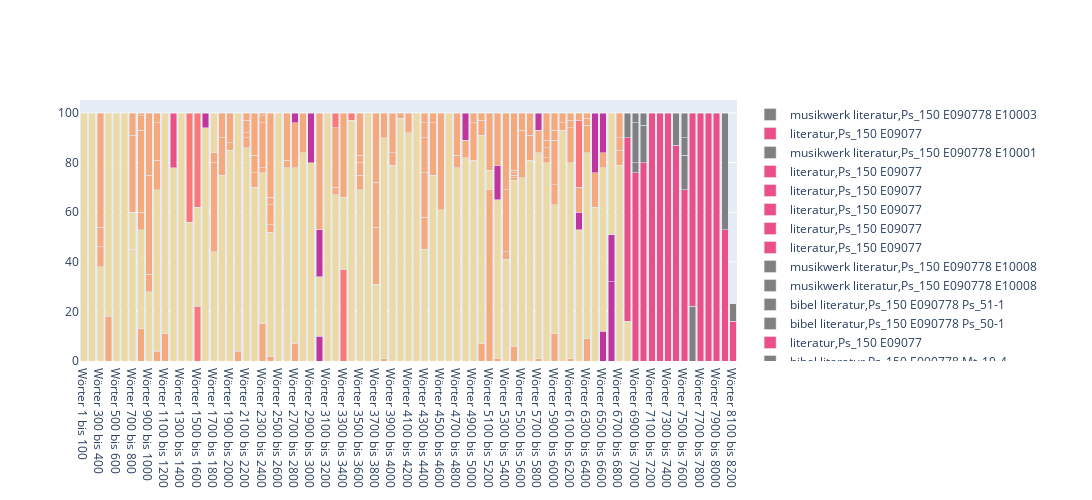

Notebook code for this chart:
### Code cell
fig = go.Figure(layout=dict(barmode='stack'))

for row, nr in zip(chunked_types, range(1, len(chunked_types))):
    item = dict(Counter(row))
    bar_title = f"Wörter 1 bis 100" if nr == 1 else f"Wörter {nr * 100} bis {(nr * 100) +100}"
    for key, val in item.items():
        color, ref = key.split(',')
        fig.add_trace(go.Bar(
            name=("https://orgelpredigt.ur.de/"+ str(ref).strip()) if is_id(ref) else str(key)[:-1].strip(), 
            x=[bar_title], 
            y=[val],
            marker_color=color_map.get(str(color).strip(), 'gray')
            ))

fig.update_layout(barmode='stack',
                  width=1400,
                  height=500)

fig.show()

### Figure 1 — Plotly figure (JSON) as saved in the notebook; plotly's stock layout.template omitted (floating-point values rounded to 4 significant figures)
{"data": [{"marker": {"color": "rgb(237, 217, 163)"}, "name": "text", "type": "bar", "x": ["Wörter 1 bis 100"], "y": [100]}, {"marker": {"color": "rgb(237, 217, 163)"}, "name": "text", "type": "bar", "x": ["Wörter 200 bis 300"], "y": [100]}, {"marker": {"color": "rgb(237, 217, 163)"}, "name": "text", "type": "bar", "x": ["Wörter 300 bis 400"], "y": [38]}, {"marker": {"color": "rgb(246, 169, 122)"}, "name": "bibel,Weish_11-2", "type": "bar", "x": ["Wörter 300 bis 400"], "y": [8]}, {"marker": {"color": "rgb(246, 169, 122)"}, "name": "bibel,Ps_111-", "type": "bar", "x": ["Wörter 300 bis 400"], "y": [8]}, {"marker": {"color": "rgb(246, 169, 122)"}, "name": "bibel,Ps_15", "type": "bar", "x": ["Wörter 300 bis 400"], "y": [46]}, {"marker": {"color": "rgb(246, 169, 122)"}, "name": "bibel,Ps_15", "type": "bar", "x": ["Wörter 400 bis 500"], "y": [18]}, {"marker": {"color": "rgb(237, 217, 163)"}, "name": "text", "type": "bar", "x": ["Wörter 400 bis 500"], "y": [82]}, {"marker": {"color": "rgb(237, 217, 163)"}, "name": "text", "type": "bar", "x": ["Wörter 500 bis 600"], "y": [100]}, {"marker": {"color": "rgb(237, 217, 163)"}, "name": "text", "type": "bar", "x": ["Wörter 600 bis 700"], "y": [100]}, {"marker": {"color": "rgb(237, 217, 163)"}, "name": "text", "type": "bar", "x": ["Wörter 700 bis 800"], "y": [45]}, {"marker": {"color": "rgb(237, 217, 163)"}, "name": "text,Ps_15", "type": "bar", "x": ["Wörter 700 bis 800"], "y": [15]}, {"marker": {"color": "rgb(246, 169, 122)"}, "name": "bibel,Ps_150 Kol_3-1", "type": "bar", "x": ["Wörter 700 bis 800"], "y": [31]}, {"marker": {"color": "rgb(246, 169, 122)"}, "name": "bibel,Ps_150 Eph_5-18.1", "type": "bar", "x": ["Wörter 700 bis 800"], "y": [9]}, {"marker": {"color": "rgb(246, 169, 122)"}, "name": "bibel,Ps_150 Eph_5-18.1", "type": "bar", "x": ["Wörter 800 bis 900"], "y": [13]}, {"marker": {"color": "rgb(237, 217, 163)"}, "name": "text,Ps_15", "type": "bar", "x": ["Wörter 800 bis 900"], "y": [40]}, {"marker": {"color": "rgb(246, 169, 122)"}, "name": "bibel,Ps_150 Jak_5-1", "type": "bar", "x": ["Wörter 800 bis 900"], "y": [7]}, {"marker": {"color": "rgb(246, 169, 122)"}, "name": "bibel,Ps_150 1Sam_16-2", "type": "bar", "x": ["Wörter 800 bis 900"], "y": [33]}, {"marker": {"color": "rgb(246, 169, 122)"}, "name": "bibel,Ps_150 Ps_4-", "type": "bar", "x": ["Wörter 800 bis 900"], "y": [6]}, {"marker": {"color": "rgb(246, 169, 122)"}, "name": "bibel,Ps_150 Ps_6-", "type": "bar", "x": ["Wörter 800 bis 900"], "y": [1]}, {"marker": {"color": "rgb(237, 217, 163)"}, "name": "text,Ps_15", "type": "bar", "x": ["Wörter 900 bis 1000"], "y": [28]}, {"marker": {"color": "rgb(246, 169, 122)"}, "name": "bibel,Ps_150 Ps_12-", "type": "bar", "x": ["Wörter 900 bis 1000"], "y": [7]}, {"marker": {"color": "rgb(246, 169, 122)"}, "name": "bibel,Ps_150 2Sam_6-4.", "type": "bar", "x": ["Wörter 900 bis 1000"], "y": [40]}, {"marker": {"color": "rgb(246, 169, 122)"}, "name": "bibel,Ps_150 2Chr_7-", "type": "bar", "x": ["Wörter 900 bis 1000"], "y": [25]}, {"marker": {"color": "rgb(246, 169, 122)"}, "name": "bibel,Ps_150 2Chr_7-", "type": "bar", "x": ["Wörter 1000 bis 1100"], "y": [4]}, {"marker": {"color": "rgb(237, 217, 163)"}, "name": "text,Ps_15", "type": "bar", "x": ["Wörter 1000 bis 1100"], "y": [65]}, {"marker": {"color": "rgb(246, 169, 122)"}, "name": "bibel,Ps_150 2Chr_20-2", "type": "bar", "x": ["Wörter 1000 bis 1100"], "y": [12]}, {"marker": {"color": "rgb(246, 169, 122)"}, "name": "bibel,Ps_150 Neh_12-2", "type": "bar", "x": ["Wörter 1000 bis 1100"], "y": [15]}, {"marker": {"color": "rgb(246, 169, 122)"}, "name": "bibel,Ps_150 2Kön_3-1", "type": "bar", "x": ["Wörter 1000 bis 1100"], "y": [4]}, {"marker": {"color": "rgb(246, 169, 122)"}, "name": "bibel,Ps_150 2Kön_3-1", "type": "bar", "x": ["Wörter 1100 bis 1200"], "y": [11]}, {"marker": {"color": "rgb(237, 217, 163)"}, "name": "text,Ps_15", "type": "bar", "x": ["Wörter 1100 bis 1200"], "y": [89]}, {"marker": {"color": "rgb(237, 217, 163)"}, "name": "text,Ps_15", "type": "bar", "x": ["Wörter 1200 bis 1300"], "y": [78]}, {"marker": {"color": "rgb(234, 79, 136)"}, "name": "literatur,Ps_150 E09056", "type": "bar", "x": ["Wörter 1200 bis 1300"], "y": [22]}, {"marker": {"color": "rgb(237, 217, 163)"}, "name": "text,Ps_15", "type": "bar", "x": ["Wörter 1300 bis 1400"], "y": [100]}, {"marker": {"color": "rgb(237, 217, 163)"}, "name": "text,Ps_15", "type": "bar", "x": ["Wörter 1400 bis 1500"], "y": [56]}, {"marker": {"color": "rgb(250, 120, 118)"}, "name": "quelle,Ps_150 E08042", "type": "bar", "x": ["Wörter 1400 bis 1500"], "y": [44]}, {"marker": {"color": "rgb(250, 120, 118)"}, "name": "quelle,Ps_150 E08042", "type": "bar", "x": ["Wörter 1500 bis 1600"], "y": [22]}, {"marker": {"color": "rgb(237, 217, 163)"}, "name": "text,Ps_15", "type": "bar", "x": ["Wörter 1500 bis 1600"], "y": [40]}, {"marker": {"color": "rgb(250, 120, 118)"}, "name": "quelle,Ps_150 E08042", "type": "bar", "x": ["Wörter 1500 bis 1600"], "y": [38]}, {"marker": {"color": "rgb(237, 217, 163)"}, "name": "text,Ps_15", "type": "bar", "x": ["Wörter 1600 bis 1700"], "y": [94]}, {"marker": {"color": "rgb(192, 54, 157)"}, "name": "musikwerk,Ps_150 E10008", "type": "bar", "x": ["Wörter 1600 bis 1700"], "y": [6]}, {"marker": {"color": "rgb(237, 217, 163)"}, "name": "text,Ps_15", "type": "bar", "x": ["Wörter 1700 bis 1800"], "y": [44]}, {"marker": {"color": "rgb(246, 169, 122)"}, "name": "bibel,Ps_150 Mt_13-34.3", "type": "bar", "x": ["Wörter 1700 bis 1800"], "y": [36]}, {"marker": {"color": "rgb(246, 169, 122)"}, "name": "bibel,Ps_150 Mt_13-34.35 Ps_78-", "type": "bar", "x": ["Wörter 1700 bis 1800"], "y": [4]}, {"marker": {"color": "rgb(237, 217, 163)"}, "name": "text,Ps_150 Mt_13-34.3", "type": "bar", "x": ["Wörter 1700 bis 1800"], "y": [16]}, {"marker": {"color": "rgb(237, 217, 163)"}, "name": "text,Ps_15", "type": "bar", "x": ["Wörter 1800 bis 1900"], "y": [75]}, {"marker": {"color": "rgb(246, 169, 122)"}, "name": "bibel,Ps_150 Lk_8-4.5.6.7.8.9.10.11.12.13.14.1", "type": "bar", "x": ["Wörter 1800 bis 1900"], "y": [15]}, {"marker": {"color": "rgb(246, 169, 122)"}, "name": "bibel,Ps_150 Lk_8-1", "type": "bar", "x": ["Wörter 1800 bis 1900"], "y": [10]}, {"marker": {"color": "rgb(237, 217, 163)"}, "name": "text,Ps_15", "type": "bar", "x": ["Wörter 1900 bis 2000"], "y": [85]}, {"marker": {"color": "rgb(246, 169, 122)"}, "name": "bibel,Ps_150 Apg_13-3", "type": "bar", "x": ["Wörter 1900 bis 2000"], "y": [3]}, {"marker": {"color": "rgb(246, 169, 122)"}, "name": "bibel,Ps_150 Lk_8-11.1", "type": "bar", "x": ["Wörter 1900 bis 2000"], "y": [12]}, {"marker": {"color": "rgb(246, 169, 122)"}, "name": "bibel,Ps_150 Lk_8-11.1", "type": "bar", "x": ["Wörter 2000 bis 2100"], "y": [4]}, {"marker": {"color": "rgb(237, 217, 163)"}, "name": "text,Ps_15", "type": "bar", "x": ["Wörter 2000 bis 2100"], "y": [96]}, {"marker": {"color": "rgb(237, 217, 163)"}, "name": "text,Ps_15", "type": "bar", "x": ["Wörter 2100 bis 2200"], "y": [86]}, {"marker": {"color": "rgb(246, 169, 122)"}, "name": "bibel,Ps_150 2Tim_4-", "type": "bar", "x": ["Wörter 2100 bis 2200"], "y": [4]}, {"marker": {"color": "rgb(246, 169, 122)"}, "name": "bibel,Ps_150 1Kor_3-", "type": "bar", "x": ["Wörter 2100 bis 2200"], "y": [2]}, {"marker": {"color": "rgb(246, 169, 122)"}, "name": "bibel,Ps_150 Eph_1-2", "type": "bar", "x": ["Wörter 2100 bis 2200"], "y": [5]}, {"marker": {"color": "rgb(246, 169, 122)"}, "name": "bibel,Ps_150 Joh_15-", "type": "bar", "x": ["Wörter 2100 bis 2200"], "y": [3]}, {"marker": {"color": "rgb(237, 217, 163)"}, "name": "text,Ps_15", "type": "bar", "x": ["Wörter 2200 bis 2300"], "y": [70]}, {"marker": {"color": "rgb(246, 169, 122)"}, "name": "bibel,Ps_150 1Kor_3-", "type": "bar", "x": ["Wörter 2200 bis 2300"], "y": [6]}, {"marker": {"color": "rgb(246, 169, 122)"}, "name": "bibel,Ps_150 2Petr_1-2", "type": "bar", "x": ["Wörter 2200 bis 2300"], "y": [7]}, {"marker": {"color": "rgb(246, 169, 122)"}, "name": "bibel,Ps_150 Eph_2-20.2", "type": "bar", "x": ["Wörter 2200 bis 2300"], "y": [17]}, {"marker": {"color": "rgb(246, 169, 122)"}, "name": "bibel,Ps_150 Eph_2-20.2", "type": "bar", "x": ["Wörter 2300 bis 2400"], "y": [15]}, {"marker": {"color": "rgb(237, 217, 163)"}, "name": "text,Ps_15", "type": "bar", "x": ["Wörter 2300 bis 2400"], "y": [61]}, {"marker": {"color": "rgb(246, 169, 122)"}, "name": "bibel,Ps_150 1Kor_3-", "type": "bar", "x": ["Wörter 2300 bis 2400"], "y": [2]}, {"marker": {"color": "rgb(246, 169, 122)"}, "name": "bibel,Ps_150 Sir_35-2", "type": "bar", "x": ["Wörter 2300 bis 2400"], "y": [18]}, {"marker": {"color": "rgb(246, 169, 122)"}, "name": "bibel,Ps_150 Ps_2-", "type": "bar", "x": ["Wörter 2300 bis 2400"], "y": [3]}, {"marker": {"color": "rgb(246, 169, 122)"}, "name": "bibel,Ps_150 Ps_23-", "type": "bar", "x": ["Wörter 2300 bis 2400"], "y": [1]}, {"marker": {"color": "rgb(246, 169, 122)"}, "name": "bibel,Ps_150 Ps_23-", "type": "bar", "x": ["Wörter 2400 bis 2500"], "y": [2]}, {"marker": {"color": "rgb(237, 217, 163)"}, "name": "text,Ps_15", "type": "bar", "x": ["Wörter 2400 bis 2500"], "y": [50]}, {"marker": {"color": "rgb(246, 169, 122)"}, "name": "bibel,Ps_150 Sach_11-", "type": "bar", "x": ["Wörter 2400 bis 2500"], "y": [3]}, {"marker": {"color": "rgb(246, 169, 122)"}, "name": "bibel,Ps_150 Mt_16-1", "type": "bar", "x": ["Wörter 2400 bis 2500"], "y": [8]}, {"marker": {"color": "rgb(246, 169, 122)"}, "name": "bibel,Ps_150 Jes_40-", "type": "bar", "x": ["Wörter 2400 bis 2500"], "y": [3]}, {"marker": {"color": "rgb(246, 169, 122)"}, "name": "bibel,Ps_150 Röm_8-38.3", "type": "bar", "x": ["Wörter 2400 bis 2500"], "y": [34]}, {"marker": {"color": "rgb(237, 217, 163)"}, "name": "text,Ps_15", "type": "bar", "x": ["Wörter 2500 bis 2600"], "y": [100]}, {"marker": {"color": "rgb(237, 217, 163)"}, "name": "text,Ps_15", "type": "bar", "x": ["Wörter 2600 bis 2700"], "y": [78]}, {"marker": {"color": "rgb(246, 169, 122)"}, "name": "bibel,Ps_150 Jes_49-2", "type": "bar", "x": ["Wörter 2600 bis 2700"], "y": [3]}, {"marker": {"color": "rgb(246, 169, 122)"}, "name": "bibel,Ps_150 Mt_4-8.", "type": "bar", "x": ["Wörter 2600 bis 2700"], "y": [19]}, {"marker": {"color": "rgb(246, 169, 122)"}, "name": "bibel,Ps_150 Mt_4-8.", "type": "bar", "x": ["Wörter 2700 bis 2800"], "y": [7]}, {"marker": {"color": "rgb(237, 217, 163)"}, "name": "text,Ps_15", "type": "bar", "x": ["Wörter 2700 bis 2800"], "y": [71]}, {"marker": {"color": "rgb(246, 169, 122)"}, "name": "bibel,Ps_150 Spr_18-1", "type": "bar", "x": ["Wörter 2700 bis 2800"], "y": [18]}, {"marker": {"color": "rgb(192, 54, 157)"}, "name": "musikwerk,Ps_150 E10003", "type": "bar", "x": ["Wörter 2700 bis 2800"], "y": [4]}, {"marker": {"color": "rgb(237, 217, 163)"}, "name": "text,Ps_15", "type": "bar", "x": ["Wörter 2800 bis 2900"], "y": [84]}, {"marker": {"color": "rgb(246, 169, 122)"}, "name": "bibel,Ps_150 2Petr_1-1", "type": "bar", "x": ["Wörter 2800 bis 2900"], "y": [16]}, {"marker": {"color": "rgb(237, 217, 163)"}, "name": "text,Ps_15", "type": "bar", "x": ["Wörter 2900 bis 3000"], "y": [80]}, {"marker": {"color": "rgb(192, 54, 157)"}, "name": "musikwerk,Ps_150 E10008", "type": "bar", "x": ["Wörter 2900 bis 3000"], "y": [20]}, {"marker": {"color": "rgb(192, 54, 157)"}, "name": "musikwerk,Ps_150 E10008", "type": "bar", "x": ["Wörter 3000 bis 3100"], "y": [10]}, {"marker": {"color": "rgb(237, 217, 163)"}, "name": "text,Ps_15", "type": "bar", "x": ["Wörter 3000 bis 3100"], "y": [24]}, {"marker": {"color": "rgb(192, 54, 157)"}, "name": "musikwerk,Ps_150 E10008", "type": "bar", "x": ["Wörter 3000 bis 3100"], "y": [19]}, {"marker": {"color": "rgb(246, 169, 122)"}, "name": "bibel,Ps_150 Ps_91-4.11.12.1", "type": "bar", "x": ["Wörter 3000 bis 3100"], "y": [47]}, {"marker": {"color": "rgb(237, 217, 163)"}, "name": "text,Ps_15", "type": "bar", "x": ["Wörter 3100 bis 3200"], "y": [100]}, {"marker": {"color": "rgb(237, 217, 163)"}, "name": "text,Ps_15", "type": "bar", "x": ["Wörter 3200 bis 3300"], "y": [67]}, {"marker": {"color": "rgb(246, 169, 122)"}, "name": "bibel,Ps_150 Ps_49-", "type": "bar", "x": ["Wörter 3200 bis 3300"], "y": [3]}, {"marker": {"color": "rgb(246, 169, 122)"}, "name": "bibel,Ps_150 1Petr_1-18.1", "type": "bar", "x": ["Wörter 3200 bis 3300"], "y": [24]}, {"marker": {"color": "rgb(250, 120, 118)"}, "name": "quelle,Ps_150 E08042", "type": "bar", "x": ["Wörter 3200 bis 3300"], "y": [6]}, {"marker": {"color": "rgb(250, 120, 118)"}, "name": "quelle,Ps_150 E08042", "type": "bar", "x": ["Wörter 3300 bis 3400"], "y": [37]}, {"marker": {"color": "rgb(237, 217, 163)"}, "name": "text,Ps_15", "type": "bar", "x": ["Wörter 3300 bis 3400"], "y": [29]}, {"marker": {"color": "rgb(246, 169, 122)"}, "name": "bibel,Ps_150 Apg_20-2", "type": "bar", "x": ["Wörter 3300 bis 3400"], "y": [34]}, {"marker": {"color": "rgb(237, 217, 163)"}, "name": "text,Ps_15", "type": "bar", "x": ["Wörter 3400 bis 3500"], "y": [97]}, {"marker": {"color": "rgb(250, 120, 118)"}, "name": "quelle,Ps_150 E08042", "type": "bar", "x": ["Wörter 3400 bis 3500"], "y": [3]}, {"marker": {"color": "rgb(237, 217, 163)"}, "name": "text,Ps_15", "type": "bar", "x": ["Wörter 3500 bis 3600"], "y": [69]}, {"marker": {"color": "rgb(246, 169, 122)"}, "name": "bibel,Ps_150 Sir_25-1", "type": "bar", "x": ["Wörter 3500 bis 3600"], "y": [6]}, {"marker": {"color": "rgb(246, 169, 122)"}, "name": "bibel,Ps_150 Ps_111-1", "type": "bar", "x": ["Wörter 3500 bis 3600"], "y": [5]}, {"marker": {"color": "rgb(246, 169, 122)"}, "name": "bibel,Ps_150 Sir_1-1", "type": "bar", "x": ["Wörter 3500 bis 3600"], "y": [3]}, {"marker": {"color": "rgb(246, 169, 122)"}, "name": "bibel,Ps_150 1Tim_4-", "type": "bar", "x": ["Wörter 3500 bis 3600"], "y": [17]}, {"marker": {"color": "rgb(237, 217, 163)"}, "name": "text,Ps_15", "type": "bar", "x": ["Wörter 3600 bis 3700"], "y": [100]}, {"marker": {"color": "rgb(237, 217, 163)"}, "name": "text,Ps_15", "type": "bar", "x": ["Wörter 3700 bis 3800"], "y": [31]}, {"marker": {"color": "rgb(246, 169, 122)"}, "name": "bibel,Ps_150 1Kor_14-33.34.4", "type": "bar", "x": ["Wörter 3700 bis 3800"], "y": [23]}, {"marker": {"color": "rgb(246, 169, 122)"}, "name": "bibel,Ps_150 Ps_133-1.", "type": "bar", "x": ["Wörter 3700 bis 3800"], "y": [18]}, {"marker": {"color": "rgb(246, 169, 122)"}, "name": "bibel,Ps_150 Sir_25-1.", "type": "bar", "x": ["Wörter 3700 bis 3800"], "y": [28]}, {"marker": {"color": "rgb(246, 169, 122)"}, "name": "bibel,Ps_150 Sir_25-1.", "type": "bar", "x": ["Wörter 3800 bis 3900"], "y": [1]}, {"marker": {"color": "rgb(237, 217, 163)"}, "name": "text,Ps_15", "type": "bar", "x": ["Wörter 3800 bis 3900"], "y": [89]}, {"marker": {"color": "rgb(246, 169, 122)"}, "name": "bibel,Ps_150 Ps_150-", "type": "bar", "x": ["Wörter 3800 bis 3900"], "y": [10]}, {"marker": {"color": "rgb(237, 217, 163)"}, "name": "text,Ps_15", "type": "bar", "x": ["Wörter 3900 bis 4000"], "y": [79]}, {"marker": {"color": "rgb(246, 169, 122)"}, "name": "bibel,Ps_150 Mt_13-24.25.26.27.28.29.3", "type": "bar", "x": ["Wörter 3900 bis 4000"], "y": [5]}, {"marker": {"color": "rgb(246, 169, 122)"}, "name": "bibel,Ps_150 Mt_13-47.4", "type": "bar", "x": ["Wörter 3900 bis 4000"], "y": [16]}, {"marker": {"color": "rgb(237, 217, 163)"}, "name": "text,Ps_15", "type": "bar", "x": ["Wörter 4000 bis 4100"], "y": [98]}, {"marker": {"color": "rgb(246, 169, 122)"}, "name": "bibel,Ps_150 Lk_8-4.5.6.7.8.9.10.11.12.13.14.1", "type": "bar", "x": ["Wörter 4000 bis 4100"], "y": [2]}, {"marker": {"color": "rgb(237, 217, 163)"}, "name": "text,Ps_15", "type": "bar", "x": ["Wörter 4100 bis 4200"], "y": [92]}, {"marker": {"color": "rgb(246, 169, 122)"}, "name": "bibel,Ps_150 Jak_1-2", "type": "bar", "x": ["Wörter 4100 bis 4200"], "y": [8]}, {"marker": {"color": "rgb(237, 217, 163)"}, "name": "text,Ps_15", "type": "bar", "x": ["Wörter 4200 bis 4300"], "y": [100]}, {"marker": {"color": "rgb(237, 217, 163)"}, "name": "text,Ps_15", "type": "bar", "x": ["Wörter 4300 bis 4400"], "y": [45]}, {"marker": {"color": "rgb(246, 169, 122)"}, "name": "bibel,Ps_150 Lk_18-1", "type": "bar", "x": ["Wörter 4300 bis 4400"], "y": [13]}, {"marker": {"color": "rgb(246, 169, 122)"}, "name": "bibel,Ps_150 Jon_3-", "type": "bar", "x": ["Wörter 4300 bis 4400"], "y": [18]}, {"marker": {"color": "rgb(246, 169, 122)"}, "name": "bibel,Ps_150 Mt_6-", "type": "bar", "x": ["Wörter 4300 bis 4400"], "y": [14]}, {"marker": {"color": "rgb(246, 169, 122)"}, "name": "bibel,Ps_150 Ps_", "type": "bar", "x": ["Wörter 4300 bis 4400"], "y": [6]}, {"marker": {"color": "rgb(246, 169, 122)"}, "name": "bibel,Ps_150 Ps_14", "type": "bar", "x": ["Wörter 4300 bis 4400"], "y": [4]}, {"marker": {"color": "rgb(237, 217, 163)"}, "name": "text,Ps_15", "type": "bar", "x": ["Wörter 4400 bis 4500"], "y": [75]}, {"marker": {"color": "rgb(246, 169, 122)"}, "name": "bibel,Ps_150 Ps_32-1.", "type": "bar", "x": ["Wörter 4400 bis 4500"], "y": [21]}, {"marker": {"color": "rgb(246, 169, 122)"}, "name": "bibel,Ps_150 2Kor_5-1", "type": "bar", "x": ["Wörter 4400 bis 4500"], "y": [4]}, {"marker": {"color": "rgb(237, 217, 163)"}, "name": "text,Ps_15", "type": "bar", "x": ["Wörter 4500 bis 4600"], "y": [61]}, {"marker": {"color": "rgb(246, 169, 122)"}, "name": "bibel,Ps_150 Offb_6-16.1", "type": "bar", "x": ["Wörter 4500 bis 4600"], "y": [39]}, {"marker": {"color": "rgb(237, 217, 163)"}, "name": "text,Ps_15", "type": "bar", "x": ["Wörter 4600 bis 4700"], "y": [100]}, {"marker": {"color": "rgb(237, 217, 163)"}, "name": "text,Ps_15", "type": "bar", "x": ["Wörter 4700 bis 4800"], "y": [78]}, {"marker": {"color": "rgb(246, 169, 122)"}, "name": "bibel,Ps_150 1Joh_4-20.2", "type": "bar", "x": ["Wörter 4700 bis 4800"], "y": [5]}, {"marker": {"color": "rgb(246, 169, 122)"}, "name": "bibel,Ps_150 Ps_42-", "type": "bar", "x": ["Wörter 4700 bis 4800"], "y": [17]}, {"marker": {"color": "rgb(237, 217, 163)"}, "name": "text,Ps_15", "type": "bar", "x": ["Wörter 4800 bis 4900"], "y": [82]}, {"marker": {"color": "rgb(246, 169, 122)"}, "name": "bibel,Ps_150 Ps_13", "type": "bar", "x": ["Wörter 4800 bis 4900"], "y": [7]}, {"marker": {"color": "rgb(192, 54, 157)"}, "name": "musikwerk,Ps_150 E10000", "type": "bar", "x": ["Wörter 4800 bis 4900"], "y": [11]}, {"marker": {"color": "rgb(237, 217, 163)"}, "name": "text,Ps_15", "type": "bar", "x": ["Wörter 4900 bis 5000"], "y": [81]}, {"marker": {"color": "rgb(246, 169, 122)"}, "name": "bibel,Ps_150 1Petr_2-", "type": "bar", "x": ["Wörter 4900 bis 5000"], "y": [15]}, {"marker": {"color": "rgb(246, 169, 122)"}, "name": "bibel,Ps_150 Ps_95-", "type": "bar", "x": ["Wörter 4900 bis 5000"], "y": [4]}, {"marker": {"color": "rgb(246, 169, 122)"}, "name": "bibel,Ps_150 Ps_95-", "type": "bar", "x": ["Wörter 5000 bis 5100"], "y": [7]}, {"marker": {"color": "rgb(237, 217, 163)"}, "name": "text,Ps_15", "type": "bar", "x": ["Wörter 5000 bis 5100"], "y": [84]}, {"marker": {"color": "rgb(246, 169, 122)"}, "name": "bibel,Ps_150 Mt_22-3", "type": "bar", "x": ["Wörter 5000 bis 5100"], "y": [6]}, {"marker": {"color": "rgb(246, 169, 122)"}, "name": "bibel,Ps_150 Offb_5-1", "type": "bar", "x": ["Wörter 5000 bis 5100"], "y": [3]}, {"marker": {"color": "rgb(246, 169, 122)"}, "name": "bibel,Ps_150 1Thess_4-16.17.1", "type": "bar", "x": ["Wörter 5100 bis 5200"], "y": [69]}, {"marker": {"color": "rgb(237, 217, 163)"}, "name": "text,Ps_15", "type": "bar", "x": ["Wörter 5100 bis 5200"], "y": [8]}, {"marker": {"color": "rgb(246, 169, 122)"}, "name": "bibel,Ps_150 Mt_24-30.3", "type": "bar", "x": ["Wörter 5100 bis 5200"], "y": [23]}, {"marker": {"color": "rgb(246, 169, 122)"}, "name": "bibel,Ps_150 Mt_24-30.3", "type": "bar", "x": ["Wörter 5200 bis 5300"], "y": [1]}, {"marker": {"color": "rgb(237, 217, 163)"}, "name": "text,Ps_15", "type": "bar", "x": ["Wörter 5200 bis 5300"], "y": [64]}, {"marker": {"color": "rgb(192, 54, 157)"}, "name": "musikwerk,Ps_150 E10008", "type": "bar", "x": ["Wörter 5200 bis 5300"], "y": [14]}, {"marker": {"color": "rgb(246, 169, 122)"}, "name": "bibel,Ps_150 Sir_7-4", "type": "bar", "x": ["Wörter 5200 bis 5300"], "y": [21]}, {"marker": {"color": "rgb(237, 217, 163)"}, "name": "text,Ps_15", "type": "bar", "x": ["Wörter 5300 bis 5400"], "y": [41]}, {"marker": {"color": "rgb(246, 169, 122)"}, "name": "bibel,Ps_150 Ez_33-", "type": "bar", "x": ["Wörter 5300 bis 5400"], "y": [3]}, {"marker": {"color": "rgb(246, 169, 122)"}, "name": "bibel,Ps_150 Ez_3-1", "type": "bar", "x": ["Wörter 5300 bis 5400"], "y": [25]}, {"marker": {"color": "rgb(246, 169, 122)"}, "name": "bibel,Ps_150 Hebr_13-1", "type": "bar", "x": ["Wörter 5300 bis 5400"], "y": [31]}, {"marker": {"color": "rgb(246, 169, 122)"}, "name": "bibel,Ps_150 Hebr_13-1", "type": "bar", "x": ["Wörter 5400 bis 5500"], "y": [6]}, {"marker": {"color": "rgb(237, 217, 163)"}, "name": "text,Ps_15", "type": "bar", "x": ["Wörter 5400 bis 5500"], "y": [67]}, {"marker": {"color": "rgb(246, 169, 122)"}, "name": "bibel,Ps_150 Offb_", "type": "bar", "x": ["Wörter 5400 bis 5500"], "y": [1]}, {"marker": {"color": "rgb(246, 169, 122)"}, "name": "bibel,Ps_150 Offb_", "type": "bar", "x": ["Wörter 5400 bis 5500"], "y": [1]}, {"marker": {"color": "rgb(246, 169, 122)"}, "name": "bibel,Ps_150 Offb_", "type": "bar", "x": ["Wörter 5400 bis 5500"], "y": [1]}, {"marker": {"color": "rgb(246, 169, 122)"}, "name": "bibel,Ps_150 Offb_", "type": "bar", "x": ["Wörter 5400 bis 5500"], "y": [1]}, {"marker": {"color": "rgb(246, 169, 122)"}, "name": "bibel,Ps_150 Dan_12-", "type": "bar", "x": ["Wörter 5400 bis 5500"], "y": [23]}, {"marker": {"color": "rgb(237, 217, 163)"}, "name": "text,Ps_15", "type": "bar", "x": ["Wörter 5500 bis 5600"], "y": [74]}, {"marker": {"color": "rgb(246, 169, 122)"}, "name": "bibel,Ps_150 Mt_5-1", "type": "bar", "x": ["Wörter 5500 bis 5600"], "y": [19]}, {"marker": {"color": "rgb(246, 169, 122)"}, "name": "bibel,Ps_150 Ps_119-7", "type": "bar", "x": ["Wörter 5500 bis 5600"], "y": [7]}, {"marker": {"color": "rgb(237, 217, 163)"}, "name": "text,Ps_15", "type": "bar", "x": ["Wörter 5600 bis 5700"], "y": [81]}, {"marker": {"color": "rgb(246, 169, 122)"}, "name": "bibel,Ps_150 Mt_14-", "type": "bar", "x": ["Wörter 5600 bis 5700"], "y": [10]}, {"marker": {"color": "rgb(246, 169, 122)"}, "name": "bibel,Ps_150 Ps_2-1", "type": "bar", "x": ["Wörter 5600 bis 5700"], "y": [9]}, {"marker": {"color": "rgb(246, 169, 122)"}, "name": "bibel,Ps_150 Ps_2-1", "type": "bar", "x": ["Wörter 5700 bis 5800"], "y": [1]}, {"marker": {"color": "rgb(237, 217, 163)"}, "name": "text,Ps_15", "type": "bar", "x": ["Wörter 5700 bis 5800"], "y": [83]}, {"marker": {"color": "rgb(246, 169, 122)"}, "name": "bibel,Ps_150 Phil_2-1", "type": "bar", "x": ["Wörter 5700 bis 5800"], "y": [9]}, {"marker": {"color": "rgb(192, 54, 157)"}, "name": "musikwerk,Ps_150 E10006", "type": "bar", "x": ["Wörter 5700 bis 5800"], "y": [7]}, {"marker": {"color": "rgb(237, 217, 163)"}, "name": "text,Ps_15", "type": "bar", "x": ["Wörter 5800 bis 5900"], "y": [80]}, {"marker": {"color": "rgb(246, 169, 122)"}, "name": "bibel,Ps_150 Ex_", "type": "bar", "x": ["Wörter 5800 bis 5900"], "y": [2]}, {"marker": {"color": "rgb(246, 169, 122)"}, "name": "bibel,Ps_150 Ez_14-13.14.15.16.17.18.19.20.21.22.2", "type": "bar", "x": ["Wörter 5800 bis 5900"], "y": [4]}, {"marker": {"color": "rgb(246, 169, 122)"}, "name": "bibel,Ps_150 Jer_15-", "type": "bar", "x": ["Wörter 5800 bis 5900"], "y": [3]}, {"marker": {"color": "rgb(246, 169, 122)"}, "name": "bibel,Ps_150 2Tim_3-1", "type": "bar", "x": ["Wörter 5800 bis 5900"], "y": [11]}, {"marker": {"color": "rgb(246, 169, 122)"}, "name": "bibel,Ps_150 Apg_14-2", "type": "bar", "x": ["Wörter 5900 bis 6000"], "y": [11]}, {"marker": {"color": "rgb(237, 217, 163)"}, "name": "text,Ps_15", "type": "bar", "x": ["Wörter 5900 bis 6000"], "y": [52]}, {"marker": {"color": "rgb(246, 169, 122)"}, "name": "bibel,Ps_150 Ps_71-2", "type": "bar", "x": ["Wörter 5900 bis 6000"], "y": [8]}, {"marker": {"color": "rgb(246, 169, 122)"}, "name": "bibel,Ps_150 Hebr_10-3", "type": "bar", "x": ["Wörter 5900 bis 6000"], "y": [18]}, {"marker": {"color": "rgb(246, 169, 122)"}, "name": "bibel,Ps_150 Lk_8-1", "type": "bar", "x": ["Wörter 5900 bis 6000"], "y": [4]}, {"marker": {"color": "rgb(246, 169, 122)"}, "name": "bibel,Ps_150 Röm_12-1", "type": "bar", "x": ["Wörter 5900 bis 6000"], "y": [7]}, {"marker": {"color": "rgb(237, 217, 163)"}, "name": "text,Ps_15", "type": "bar", "x": ["Wörter 6000 bis 6100"], "y": [93]}, {"marker": {"color": "rgb(246, 169, 122)"}, "name": "bibel,Ps_150 Ps_73-", "type": "bar", "x": ["Wörter 6000 bis 6100"], "y": [3]}, {"marker": {"color": "rgb(246, 169, 122)"}, "name": "bibel,Ps_150 Ps_13-", "type": "bar", "x": ["Wörter 6000 bis 6100"], "y": [4]}, {"marker": {"color": "rgb(246, 169, 122)"}, "name": "bibel,Ps_150 Ps_13-", "type": "bar", "x": ["Wörter 6100 bis 6200"], "y": [1]}, {"marker": {"color": "rgb(237, 217, 163)"}, "name": "text,Ps_15", "type": "bar", "x": ["Wörter 6100 bis 6200"], "y": [79]}, {"marker": {"color": "rgb(246, 169, 122)"}, "name": "bibel,Ps_150 Ps_42-", "type": "bar", "x": ["Wörter 6100 bis 6200"], "y": [14]}, {"marker": {"color": "rgb(246, 169, 122)"}, "name": "bibel,Ps_150 Apg_2-", "type": "bar", "x": ["Wörter 6100 bis 6200"], "y": [3]}, {"marker": {"color": "rgb(246, 169, 122)"}, "name": "bibel,Ps_150 Joh_3-", "type": "bar", "x": ["Wörter 6100 bis 6200"], "y": [3]}, {"marker": {"color": "rgb(237, 217, 163)"}, "name": "text,Ps_15", "type": "bar", "x": ["Wörter 6200 bis 6300"], "y": [53]}, {"marker": {"color": "rgb(192, 54, 157)"}, "name": "musikwerk,Ps_150 E10008", "type": "bar", "x": ["Wörter 6200 bis 6300"], "y": [7]}, {"marker": {"color": "rgb(246, 169, 122)"}, "name": "bibel,Ps_150 Röm_8-1", "type": "bar", "x": ["Wörter 6200 bis 6300"], "y": [10]}, {"marker": {"color": "rgb(250, 120, 118)"}, "name": "quelle,Ps_150 E08042", "type": "bar", "x": ["Wörter 6200 bis 6300"], "y": [27]}, {"marker": {"color": "rgb(246, 169, 122)"}, "name": "bibel,Ps_150 Ps_119-9", "type": "bar", "x": ["Wörter 6200 bis 6300"], "y": [3]}, {"marker": {"color": "rgb(246, 169, 122)"}, "name": "bibel,Ps_150 Ps_119-9", "type": "bar", "x": ["Wörter 6300 bis 6400"], "y": [9]}, {"marker": {"color": "rgb(237, 217, 163)"}, "name": "text,Ps_15", "type": "bar", "x": ["Wörter 6300 bis 6400"], "y": [75]}, {"marker": {"color": "rgb(246, 169, 122)"}, "name": "bibel,Ps_150 Röm_8-1", "type": "bar", "x": ["Wörter 6300 bis 6400"], "y": [11]}, {"marker": {"color": "rgb(246, 169, 122)"}, "name": "bibel,Ps_150 Ps_51-1", "type": "bar", "x": ["Wörter 6300 bis 6400"], "y": [3]}, {"marker": {"color": "rgb(246, 169, 122)"}, "name": "bibel,Ps_150 Ps_51-1", "type": "bar", "x": ["Wörter 6300 bis 6400"], "y": [2]}, {"marker": {"color": "rgb(237, 217, 163)"}, "name": "text,Ps_15", "type": "bar", "x": ["Wörter 6400 bis 6500"], "y": [62]}, {"marker": {"color": "rgb(246, 169, 122)"}, "name": "bibel,Ps_150 Röm_10.1", "type": "bar", "x": ["Wörter 6400 bis 6500"], "y": [14]}, {"marker": {"color": "rgb(192, 54, 157)"}, "name": "musikwerk,Ps_150 E10008", "type": "bar", "x": ["Wörter 6400 bis 6500"], "y": [24]}, {"marker": {"color": "rgb(192, 54, 157)"}, "name": "musikwerk,Ps_150 E10008", "type": "bar", "x": ["Wörter 6500 bis 6600"], "y": [12]}, {"marker": {"color": "rgb(237, 217, 163)"}, "name": "text,Ps_15", "type": "bar", "x": ["Wörter 6500 bis 6600"], "y": [66]}, {"marker": {"color": "rgb(246, 169, 122)"}, "name": "bibel,Ps_150 Röm_10-1", "type": "bar", "x": ["Wörter 6500 bis 6600"], "y": [6]}, {"marker": {"color": "rgb(192, 54, 157)"}, "name": "musikwerk,Ps_150 E10001", "type": "bar", "x": ["Wörter 6500 bis 6600"], "y": [16]}, {"marker": {"color": "rgb(192, 54, 157)"}, "name": "musikwerk,Ps_150 E10001", "type": "bar", "x": ["Wörter 6600 bis 6700"], "y": [32]}, {"marker": {"color": "rgb(192, 54, 157)"}, "name": "musikwerk,Ps_150 E10008", "type": "bar", "x": ["Wörter 6600 bis 6700"], "y": [19]}, {"marker": {"color": "rgb(237, 217, 163)"}, "name": "text,Ps_15", "type": "bar", "x": ["Wörter 6600 bis 6700"], "y": [49]}, {"marker": {"color": "rgb(237, 217, 163)"}, "name": "text,Ps_15", "type": "bar", "x": ["Wörter 6700 bis 6800"], "y": [79]}, {"marker": {"color": "rgb(246, 169, 122)"}, "name": "bibel,Ps_150 Hebr_11-", "type": "bar", "x": ["Wörter 6700 bis 6800"], "y": [6]}, {"marker": {"color": "rgb(246, 169, 122)"}, "name": "bibel,Ps_150 Jer_5-", "type": "bar", "x": ["Wörter 6700 bis 6800"], "y": [5]}, {"marker": {"color": "rgb(246, 169, 122)"}, "name": "bibel,Ps_150 Mk_16-1", "type": "bar", "x": ["Wörter 6700 bis 6800"], "y": [10]}, {"marker": {"color": "rgb(237, 217, 163)"}, "name": "text,Ps_15", "type": "bar", "x": ["Wörter 6800 bis 6900"], "y": [16]}, {"marker": {"color": "rgb(234, 79, 136)"}, "name": "literatur,Ps_150 E09077", "type": "bar", "x": ["Wörter 6800 bis 6900"], "y": [74]}, {"marker": {"color": "gray"}, "name": "bibel literatur,Ps_150 E090778 Joh_20-2", "type": "bar", "x": ["Wörter 6800 bis 6900"], "y": [10]}, {"marker": {"color": "rgb(234, 79, 136)"}, "name": "literatur,Ps_150 E09077", "type": "bar", "x": ["Wörter 6900 bis 7000"], "y": [76]}, {"marker": {"color": "gray"}, "name": "bibel literatur,Ps_150 E090778 1Kor_13-1", "type": "bar", "x": ["Wörter 6900 bis 7000"], "y": [4]}, {"marker": {"color": "gray"}, "name": "bibel literatur,Ps_150 E090778 1Petr_2-2", "type": "bar", "x": ["Wörter 6900 bis 7000"], "y": [16]}, {"marker": {"color": "gray"}, "name": "bibel literatur,Ps_150 E090778 Jak_2-1", "type": "bar", "x": ["Wörter 6900 bis 7000"], "y": [4]}, {"marker": {"color": "rgb(234, 79, 136)"}, "name": "literatur,Ps_150 E09077", "type": "bar", "x": ["Wörter 7000 bis 7100"], "y": [80]}, {"marker": {"color": "gray"}, "name": "bibel literatur,Ps_150 E090778 Gal_5-2", "type": "bar", "x": ["Wörter 7000 bis 7100"], "y": [15]}, {"marker": {"color": "gray"}, "name": "bibel literatur,Ps_150 E090778 Eph_4-", "type": "bar", "x": ["Wörter 7000 bis 7100"], "y": [5]}, {"marker": {"color": "rgb(234, 79, 136)"}, "name": "literatur,Ps_150 E09077", "type": "bar", "x": ["Wörter 7100 bis 7200"], "y": [100]}, {"marker": {"color": "rgb(234, 79, 136)"}, "name": "literatur,Ps_150 E09077", "type": "bar", "x": ["Wörter 7200 bis 7300"], "y": [100]}, {"marker": {"color": "rgb(234, 79, 136)"}, "name": "literatur,Ps_150 E09077", "type": "bar", "x": ["Wörter 7300 bis 7400"], "y": [100]}, {"marker": {"color": "rgb(234, 79, 136)"}, "name": "literatur,Ps_150 E09077", "type": "bar", "x": ["Wörter 7400 bis 7500"], "y": [87]}, {"marker": {"color": "gray"}, "name": "bibel literatur,Ps_150 E090778 Mt_10-4", "type": "bar", "x": ["Wörter 7400 bis 7500"], "y": [13]}, {"marker": {"color": "rgb(234, 79, 136)"}, "name": "literatur,Ps_150 E09077", "type": "bar", "x": ["Wörter 7500 bis 7600"], "y": [69]}, {"marker": {"color": "gray"}, "name": "bibel literatur,Ps_150 E090778 Ps_50-1", "type": "bar", "x": ["Wörter 7500 bis 7600"], "y": [14]}, {"marker": {"color": "gray"}, "name": "bibel literatur,Ps_150 E090778 Ps_51-1", "type": "bar", "x": ["Wörter 7500 bis 7600"], "y": [7]}, {"marker": {"color": "gray"}, "name": "musikwerk literatur,Ps_150 E090778 E10008", "type": "bar", "x": ["Wörter 7500 bis 7600"], "y": [10]}, {"marker": {"color": "gray"}, "name": "musikwerk literatur,Ps_150 E090778 E10008", "type": "bar", "x": ["Wörter 7600 bis 7700"], "y": [22]}, {"marker": {"color": "rgb(234, 79, 136)"}, "name": "literatur,Ps_150 E09077", "type": "bar", "x": ["Wörter 7600 bis 7700"], "y": [78]}, {"marker": {"color": "rgb(234, 79, 136)"}, "name": "literatur,Ps_150 E09077", "type": "bar", "x": ["Wörter 7700 bis 7800"], "y": [100]}, {"marker": {"color": "rgb(234, 79, 136)"}, "name": "literatur,Ps_150 E09077", "type": "bar", "x": ["Wörter 7800 bis 7900"], "y": [100]}, {"marker": {"color": "rgb(234, 79, 136)"}, "name": "literatur,Ps_150 E09077", "type": "bar", "x": ["Wörter 7900 bis 8000"], "y": [100]}, {"marker": {"color": "rgb(234, 79, 136)"}, "name": "literatur,Ps_150 E09077", "type": "bar", "x": ["Wörter 8000 bis 8100"], "y": [53]}, {"marker": {"color": "gray"}, "name": "musikwerk literatur,Ps_150 E090778 E10001", "type": "bar", "x": ["Wörter 8000 bis 8100"], "y": [47]}, {"marker": {"color": "rgb(234, 79, 136)"}, "name": "literatur,Ps_150 E09077", "type": "bar", "x": ["Wörter 8100 bis 8200"], "y": [16]}, {"marker": {"color": "gray"}, "name": "musikwerk literatur,Ps_150 E090778 E10003", "type": "bar", "x": ["Wörter 8100 bis 8200"], "y": [7]}], "layout": {"barmode": "stack", "height": 500, "width": 1400}}
